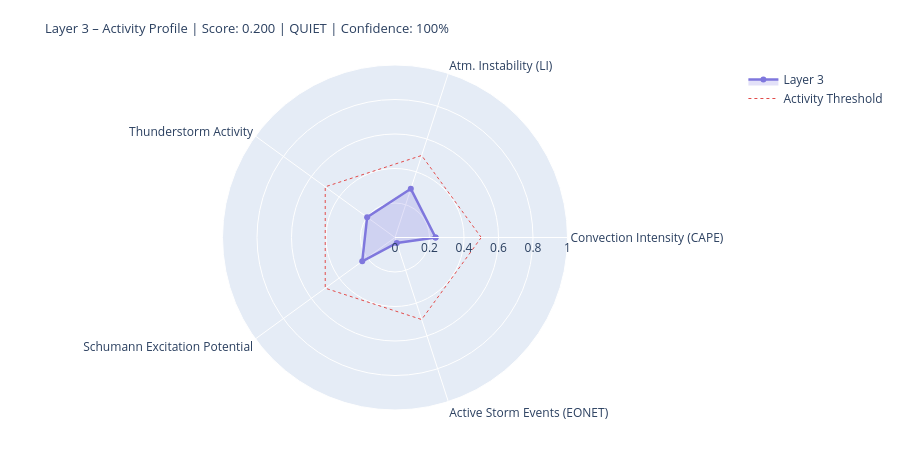

Notebook source saved alongside this figure:
### Markdown cell above
---
## 4. State Assessment & Handoff to Layer 4/5

### Code cell
# ============================================================
# LAYER-3-SCORE
# Five dynamic components
# ============================================================

def norm(v, lo, hi):
    if v is None or (isinstance(v, float) and math.isnan(v)): return None
    return round(max(0.0, min(1.0, (v - lo) / (hi - lo))), 4)

# --- 1) Convection intensity (global CAPE mean) ---
cape_mean = df_atm['cape'].dropna().mean() if not df_atm.empty else None
conv_score = norm(cape_mean, 0, 3000)
conv_src   = 'primary' if cape_mean is not None else 'missing'

# --- 2) Atmospheric instability (LI mean) ---
li_mean   = df_atm['li'].dropna().mean() if not df_atm.empty else None
# Negative LI = unstable → higher score
instab_score = norm(-li_mean if li_mean is not None else None, -6, 6)
instab_src   = 'primary' if li_mean is not None else 'missing'

# --- 3) Thunderstorm activity (mean thunder score + WMO count) ---
thunder_mean = df_atm['thunder_score'].mean() if not df_atm.empty else None
n_thunder    = int(df_atm['thunderstorm'].sum()) if not df_atm.empty else 0
thunder_score_val = norm(
    (thunder_mean or 0) * 0.7 + n_thunder * 0.1, 0, 1.0
) if thunder_mean is not None else None
thunder_src = 'primary'

# --- 4) Schumann excitation potential (weighted Schumann contribution) ---
schumann_pot = df_atm['schumann_contribution'].mean() if not df_atm.empty else None
# Boosted by Layer-2 thunderstorm trigger
if schumann_pot is not None and l2_thunder:
    schumann_pot = min(1.0, schumann_pot * 1.2)
schumann_score = norm(schumann_pot, 0, 1.0) if schumann_pot is not None else None
schumann_src   = 'derived'

# --- 5) Storm activity (NASA EONET) ---
# Distinction: None = data not loaded, 0.0 = loaded but no events
storm_score = None
storm_src   = 'missing'
if raw.get('storms') is not None:          # API reached successfully
    storm_score = norm(len(storm_events), 0, 30) if storm_events else 0.0
    storm_src   = 'primary'

# X-Ray and Kp: context only, not in dynamic score
# (X-Ray = Layer-0/4 driver; Kp = geomagnetic index, not a lightning proxy)
xray_context = None
if raw.get('xray'):
    df_xc = pd.DataFrame(raw['xray'])
    fc = next((c for c in df_xc.columns
               if any(k in c.lower() for k in ['flux','long']) and 'time' not in c.lower()),
              df_xc.columns[1])
    df_xc[fc] = pd.to_numeric(df_xc[fc], errors='coerce')
    xray_last = df_xc[fc].dropna().iloc[-1] if not df_xc[fc].dropna().empty else None
    if xray_last:
        xray_class = ('X' if xray_last>=1e-4 else 'M' if xray_last>=1e-5
                      else 'C' if xray_last>=1e-6 else 'B')
        xray_context = {'flux': float(xray_last), 'class': xray_class}
        print(f'X-Ray context: {xray_class}-class ({xray_last:.2e} W/m²)')

# --- Aggregate ---
COMPONENTS = {
    'Convection Intensity (CAPE)':  {'score': conv_score,       'source': conv_src,    'dynamic': True},
    'Atm. Instability (LI)':         {'score': instab_score,     'source': instab_src,  'dynamic': True},
    'Thunderstorm Activity':              {'score': thunder_score_val, 'source': thunder_src, 'dynamic': True},
    'Schumann Excitation Potential':   {'score': schumann_score,   'source': schumann_src,'dynamic': True},
    'Active Storm Events (EONET)': {'score': storm_score,      'source': storm_src,   'dynamic': True},
}

available   = {k: v['score'] for k, v in COMPONENTS.items() if v['score'] is not None}
unavailable = [k for k, v in COMPONENTS.items() if v['score'] is None]
layer3_score = round(sum(available.values()) / len(available), 4) if available else None
confidence   = round(len(available) / len(COMPONENTS), 2)
level = ('unknown' if layer3_score is None
         else 'quiet'   if layer3_score < 0.3
         else 'moderate' if layer3_score < 0.6
         else 'active')
dominant_l3 = max(available, key=available.get) if available else 'none'

# --- Ausgabe ---
W = 68
print('=' * W)
print('LAYER 3 – ATMOSPHERE / WEATHER / THUNDERSTORMS – STATE ASSESSMENT')
print('=' * W)
for name, comp in COMPONENTS.items():
    s = comp['score']
    if s is not None:
        bar = '█' * int(s * 20) + '░' * (20 - int(s * 20))
        print(f'  {name:<36} {bar}  {s:.3f}  [{comp["source"]}]')
    else:
        print(f'  {name:<36} {"─" * 20}  n/a   [missing]')
print('-' * W)
print(f'  Score:        {layer3_score:.3f}  ({len(available)}/{len(COMPONENTS)} components)')
print(f'  Confidence:   {confidence:.0%}')
print(f'  Level:        {level.upper()}')
print(f'  Dominant:     {dominant_l3}')
print(f'  CAPE mean:    {cape_mean:.0f} J/kg' if cape_mean else '  CAPE mean:    n/a')
print(f'  LI mean:      {li_mean:.1f} K' if li_mean is not None else '  LI mean:      n/a')
print(f'  Thunderstorms:{n_thunder} points (WMO)  +  {len(storm_events)} NASA EONET')
print('=' * W)

# Radar
cats   = list(available.keys())
vals_r = list(available.values())
if len(cats) >= 3:
    fig = go.Figure()
    fig.add_trace(go.Scatterpolar(
        r=vals_r + [vals_r[0]], theta=cats + [cats[0]],
        fill='toself', fillcolor='rgba(127,119,221,0.22)',
        line=dict(color='#7F77DD', width=2.5), name='Layer 3'
    ))
    fig.add_trace(go.Scatterpolar(
        r=[0.5] * (len(cats)+1), theta=cats + [cats[0]],
        line=dict(color='#E24B4A', dash='dot', width=1),
        mode='lines', name='Activity Threshold'
    ))
    fig.update_layout(
        title=dict(
            text=f'Layer 3 – Activity Profile | Score: {layer3_score:.3f} | {level.upper()} | Confidence: {confidence:.0%}',
            font=dict(size=13)
        ),
        polar=dict(radialaxis=dict(visible=True, range=[0, 1])),
        height=450, showlegend=True,
        margin=dict(l=60, r=60, t=65, b=40)
    )
    fig.show()

### Figure 1 — Plotly figure (JSON) as saved in the notebook; plotly's stock layout.template omitted (floating-point values rounded to 4 significant figures)
{"data": [{"fill": "toself", "fillcolor": "rgba(127,119,221,0.22)", "line": {"color": "#7F77DD", "width": 2.5}, "name": "Layer 3", "r": [0.2353, 0.2967, 0.1996, 0.2348, 0.0333, 0.2353], "theta": ["Convection Intensity (CAPE)", "Atm. Instability (LI)", "Thunderstorm Activity", "Schumann Excitation Potential", "Active Storm Events (EONET)", "Convection Intensity (CAPE)"], "type": "scatterpolar"}, {"line": {"color": "#E24B4A", "dash": "dot", "width": 1}, "mode": "lines", "name": "Activity Threshold", "r": [0.5, 0.5, 0.5, 0.5, 0.5, 0.5], "theta": ["Convection Intensity (CAPE)", "Atm. Instability (LI)", "Thunderstorm Activity", "Schumann Excitation Potential", "Active Storm Events (EONET)", "Convection Intensity (CAPE)"], "type": "scatterpolar"}], "layout": {"height": 450, "margin": {"b": 40, "l": 60, "r": 60, "t": 65}, "polar": {"radialaxis": {"range": [0, 1], "visible": true}}, "showlegend": true, "title": {"font": {"size": 13}, "text": "Layer 3 – Activity Profile | Score: 0.200 | QUIET | Confidence: 100%"}}}
